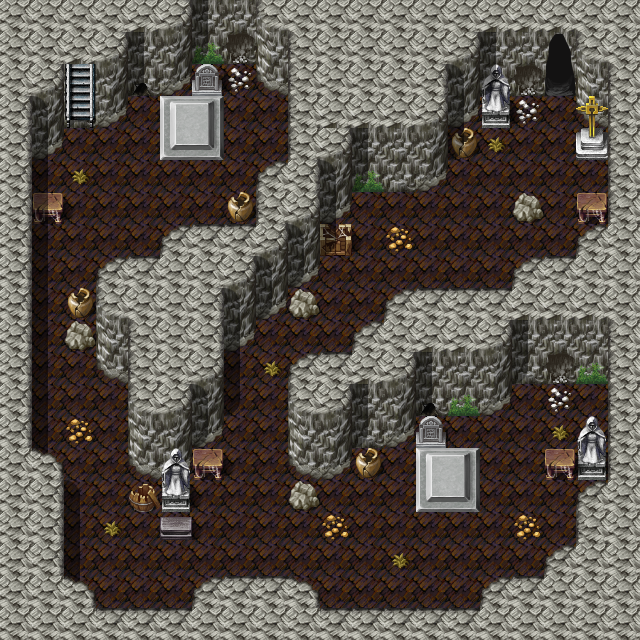

The image is a tile-based game level rendered from a .tmx file. Its description and source (layers, tilesets, objects; grid data summarised) follow:
An orthogonal 20x20 tile map with 32x32 px tiles, 3 tile layers (Ground, Objects, Above), 1 hidden layer not drawn, 11 tilesets and 11 objects (7x spawn, 2x mapchange, 2x sign).

<map version="1.0" orientation="orthogonal" width="20" height="20" tilewidth="32" tileheight="32">
    <tileset firstgid="1" name="map_3" tilewidth="32" tileheight="32">
        <image source="../drawable/map_3.png" width="256" height="256" />
    </tileset>
    <tileset firstgid="65" name="map_4" tilewidth="32" tileheight="32">
        <image source="../drawable/map_4.png" width="256" height="256" />
    </tileset>
    <tileset firstgid="129" name="map_5" tilewidth="32" tileheight="32">
        <image source="../drawable/map_5.png" width="256" height="256" />
    </tileset>
    <tileset firstgid="193" name="map_8" tilewidth="32" tileheight="32">
        <image source="../drawable/map_8.png" width="256" height="256" />
    </tileset>
    <tileset firstgid="257" name="map_14" tilewidth="32" tileheight="32">
        <image source="../drawable/map_14.png" width="256" height="256" />
    </tileset>
    <tileset firstgid="321" name="map_0" tilewidth="32" tileheight="32">
        <image source="../drawable/map_0.png" width="256" height="256" />
    </tileset>
    <tileset firstgid="385" name="map_12" tilewidth="32" tileheight="32">
        <image source="../drawable/map_12.png" width="256" height="256" />
    </tileset>
    <tileset firstgid="449" name="map_25" tilewidth="32" tileheight="32">
        <image source="../drawable/map_25.png" width="256" height="256" />
    </tileset>
    <tileset firstgid="513" name="map_2" tilewidth="32" tileheight="32">
        <image source="../drawable/map_2.png" width="256" height="256" />
    </tileset>
    <tileset firstgid="577" name="map_1" tilewidth="32" tileheight="32">
        <image source="../drawable/map_1.png" width="256" height="256" />
    </tileset>
    <tileset firstgid="641" name="map_9" tilewidth="32" tileheight="32">
        <image source="../drawable/map_9.png" width="256" height="256" />
    </tileset>
    <layer name="Ground" width="20" height="20">
        <data>[400 cells, 400 non-empty, 16 distinct tile ids]</data>
    </layer>
    <layer name="Objects" width="20" height="20">
        <data>[400 cells, 87 non-empty, 26 distinct tile ids]</data>
    </layer>
    <layer name="Above" width="20" height="20">
        <data>[400 cells, 52 non-empty, 7 distinct tile ids]</data>
    </layer>
    <layer name="Walkable" width="20" height="20" visible="0">
        <data>[400 cells, 259 non-empty, 1 distinct tile ids]</data>
    </layer>
    <objectgroup name="Mapevents">
        <object name="north" type="mapchange" x="544" y="64" width="32" height="32">
            <properties>
                <property name="map" value="catacombs4" />
                <property name="place" value="south" />
            </properties>
        </object>
        <object name="up" type="mapchange" x="64" y="96" width="32" height="32">
            <properties>
                <property name="map" value="catacombs2" />
                <property name="place" value="down" />
            </properties>
        </object>
        <object name="sign_catacombs3_grave1" type="sign" x="224" y="96" width="32" height="32" />
        <object name="sign_catacombs3_grave2" type="sign" x="448" y="416" width="32" height="32" />
    </objectgroup>
    <objectgroup name="Spawn rats" visible="0">
        <object name="catacombrat1" type="spawn" x="64" y="128" width="544" height="480">
            <properties>
                <property name="quantity" value="2" />
                <property name="spawngroup" value="catacombrat1" />
            </properties>
        </object>
    </objectgroup>
    <objectgroup name="Spawn guards" visible="0">
        <object name="catacombguard3" type="spawn" x="288" y="320" width="32" height="32">
            <properties>
                <property name="spawngroup" value="catacombguard3" />
            </properties>
        </object>
        <object name="catacombguard2" type="spawn" x="32" y="288" width="32" height="64">
            <properties>
                <property name="spawngroup" value="catacombguard2" />
            </properties>
        </object>
        <object name="catacombguard2_1" type="spawn" x="64" y="128" width="224" height="128">
            <properties>
                <property name="spawngroup" value="catacombguard2" />
            </properties>
        </object>
        <object name="catacombguard3_1" type="spawn" x="64" y="384" width="224" height="224">
            <properties>
                <property name="quantity" value="2" />
                <property name="spawngroup" value="catacombguard3" />
            </properties>
        </object>
        <object name="catacombguard3_2" type="spawn" x="320" y="96" width="288" height="224">
            <properties>
                <property name="quantity" value="3" />
                <property name="spawngroup" value="catacombguard3" />
            </properties>
        </object>
        <object name="catacombguard2_2" type="spawn" x="320" y="384" width="288" height="224">
            <properties>
                <property name="quantity" value="2" />
                <property name="spawngroup" value="catacombguard2" />
            </properties>
        </object>
    </objectgroup>
    <objectgroup name="Keys" />
</map>
